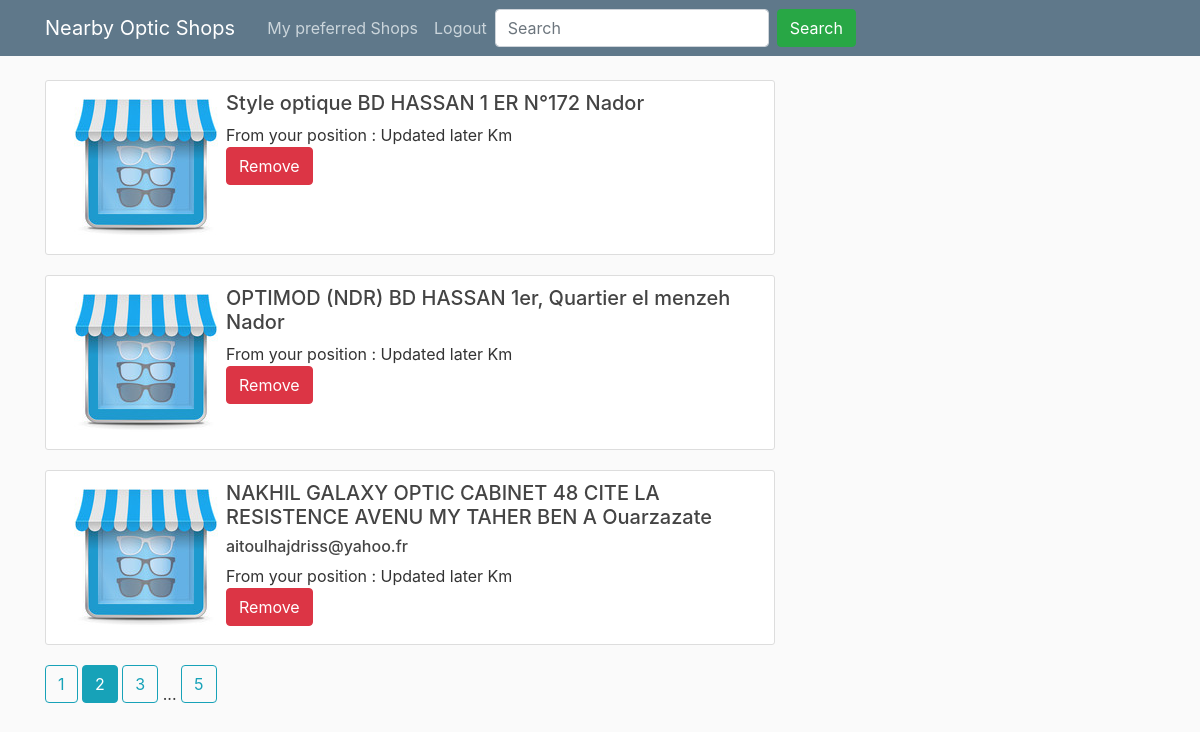
The page /PreferredShops?page=2 (signed in) on the database its author committed.
### shops_app/models.py (models this page shows, shortened)
class my_preferred_shops(db.Model):
	id = db.Column(db.Integer, primary_key=True)
	name = db.Column(db.String(30), nullable=False)
	address = db.Column(db.String(160), nullable=False)
	city = db.Column(db.String(16))
	email = db.Column(db.String(120))
	user_id = db.Column(db.Integer, db.ForeignKey('user.id'), nullable=False)

### shops_app/routes.py (the view)
@app.route('/PreferredShops')
def Preferred_Shops():
	page = request.args.get('page', 1, type=int)
	Shops = my_preferred_shops.query.filter_by(user_id=current_user.id).paginate(page=page, per_page=3)
	return render_template('my_preferred_shops.html',title='Preferred Shops',Shops=Shops)

### shops_app/models.py (called while the page is built)
@login_manager.user_loader
def load_user(user_id):
	return User.query.get(int(user_id))

### shops_app/templates/my_preferred_shops.html
{% extends 'layout.html' %}
{% block content %}
    {% for item in Shops.items%}
        <div class="media content-section">
            <img class="rounded mx-auto d-block" src="{{url_for('static',filename='picture/shop1.png')}}" alt="Generic placeholder image">
            <div class="media-body">
                <h5 class="mt-0">{{item.name}} {{item.address}} {{item.city}} </h5>
                    <div>
                        <h6 class="mt-0"> {{item.email}} </h6>
                    </div>
                    From your position : Updated later Km
              <div>
                  <a href="{{ url_for('Remove', removed_id=item.id) }}">
                      <button type="button" class="btn btn-danger">Remove</button>
                  </a>
              </div>
            </div>
        </div>
    {% endfor %}
    {% for num_page in Shops.iter_pages(left_edge=1,right_edge=1,left_current=1,right_current=2) %}
            {% if num_page %}
                {%if Shops.page == num_page %}
                    <a class="btn btn-info mb-4" href="{{url_for('Preferred_Shops',page=num_page)}}">{{ num_page }}</a>
                {% else %}
                    <a class="btn btn-outline-info mb-4" href="{{url_for('Preferred_Shops',page=num_page)}}">{{ num_page }}</a>
                {% endif %}
            {% else %}
                ...
            {% endif %}
    {% endfor %}
{% endblock content %}

### shops_app/static/main.css (style rules this page uses)
body { background: #fafafa; color: #333333; margin-top: 5rem; }
h1, h2, h3, h4, h5, h6 { color: #444444; }
.content-section { background: #ffffff; padding: 10px 20px; border: 1px solid #dddddd; border-radius: 3px; margin-bottom: 20px; }

### rows shown on the page
my_preferred_shops: name "Style optique", address "BD HASSAN 1 ER N°172", city "Nador"
my_preferred_shops: name "OPTIMOD (NDR)", address "BD HASSAN 1er, Quartier el menzeh", city "Nador"
my_preferred_shops: name "NAKHIL GALAXY OPTIC", address "CABINET 48 CITE LA RESISTENCE AVENU MY TAHER BEN A", city "Ouarzazate", email "aitoulhajdriss@yahoo.fr"

### other values the page prints
{{ num_page }} "1" "3" "5"
{{ num_page }} "2"
